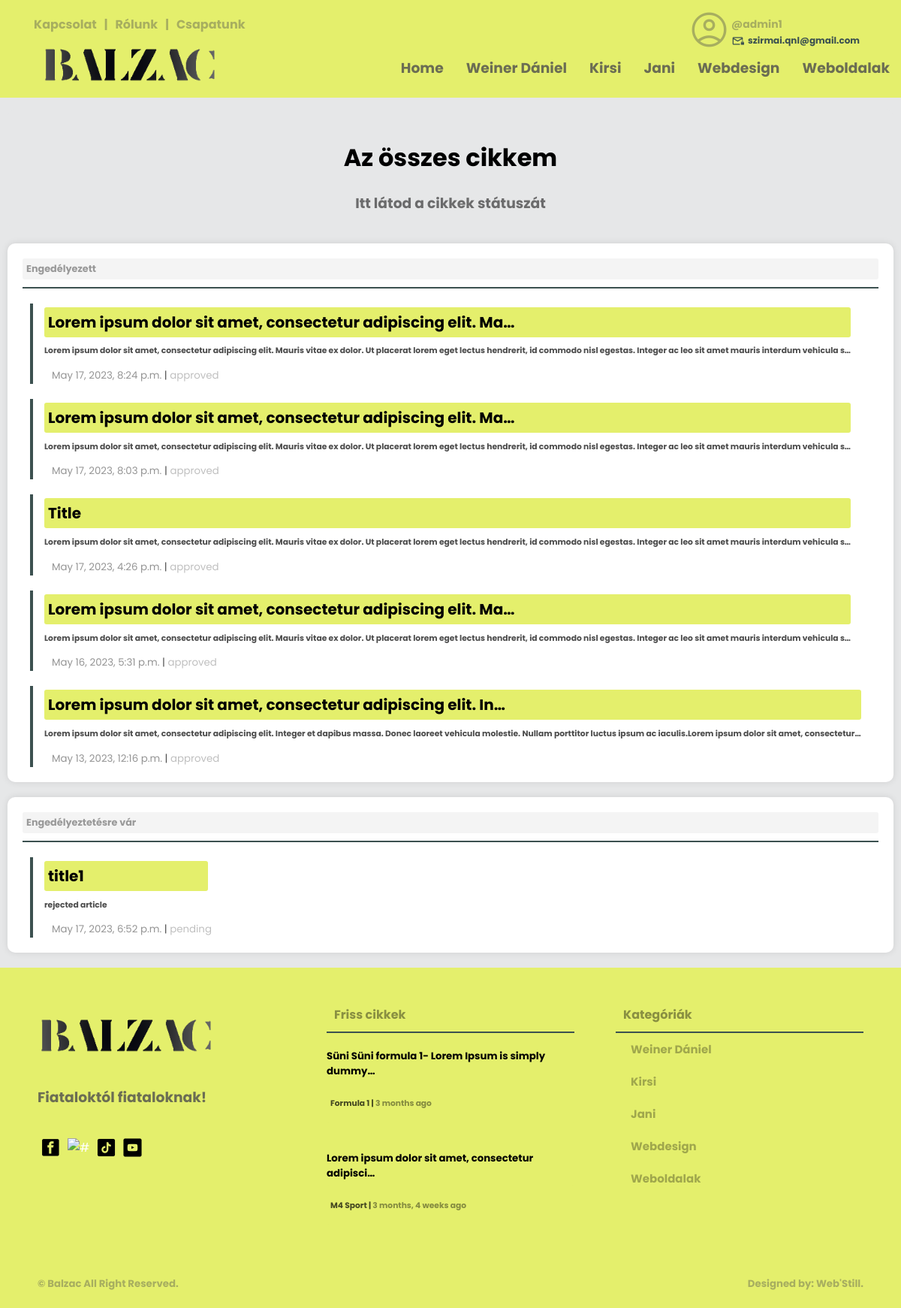
The page /auth/all-articles/ (signed in) on the database its author committed.
### creationboard/models.py (models this page shows, shortened)
class Category(models.Model):
    user = models.ForeignKey(User, null=True, on_delete=models.CASCADE)
    name = models.CharField(max_length=200)
    class Meta:
        ordering = ['-id']

class Article(models.Model):
    user = models.ForeignKey(User, on_delete=models.CASCADE)
    title = models.CharField(max_length=200)
    created = models.DateTimeField(auto_now_add=True, null=True)
    updated = models.DateTimeField(auto_now=True, null=True)
    articletype = models.CharField(null=False, blank=False, max_length=100)
    body = RichTextUploadingField(max_length=1000000) #ez itt lehetne RichTextUploadingField is
    indeximg = models.ImageField(upload_to="images/", default="images/home9.jpg")
    category = models.CharField(max_length=100, null=False, blank=False)
    status = models.CharField(max_length=10, choices=STATUS_CHOICES, default='pending')
    class Meta:
        ordering = ['-created']

### loginsystem/models.py (models this page shows, shortened)
class ArticleUser(models.Model):
    STATUS_CHOICES = (
        ('pending', 'Pending'),
        ('approved', 'Approved'),
        ('rejected', 'Rejected'),
    )
    user = models.ForeignKey(User, on_delete=models.CASCADE)
    created = models.DateTimeField(auto_now_add=True, null=True)
    updated = models.DateTimeField(auto_now=True, null=True)
    body = RichTextUploadingField(max_length=1000000, null=True)
    category = models.CharField(max_length=100, null=True, blank=False)
    title = models.CharField(max_length=200, null=True)
    status = models.CharField(max_length=10, choices=STATUS_CHOICES, default='pending')
    class Meta:
        ordering = ['created']

### loginsystem/views.py (the view)
# urls.py: path('all-articles/', views.allUserArticles, name="all-articles"),
def allUserArticles(request):
    footarticle = models.Article.objects.all()[0:2]
    navcategory = models.Category.objects.all()[0:5]
    approved = request.user.articleuser_set.filter(status='approved').order_by('-created')
    pending = request.user.articleuser_set.filter(status='pending').order_by('-created')
    rejected = request.user.articleuser_set.filter(status='rejected').order_by('-created')
    context = {'approved': approved, 'category2': navcategory, 'article4': footarticle, 'pending': pending, 'rejected': rejected}
    return render(request, 'log/all-articles.html', context)

### templates/log/all-articles.html (shortened to what this page needs)
{% load static %}
<!DOCTYPE html>
<html>
<head>
	<link rel="stylesheet" type="text/css" href="{% static 'main/style.css' %}">
</head>
<body>
	{% if approved or pending or rejected%}
	{% include 'main/navbar.html' %}
			<main>
				<div class="wrapper">
					<div class="row">
						<div class="card-04 backg">
							<h1 align="center">Az összes cikkem</h1>
							<h3 align="center">Itt látod a cikkek státuszát</h3>
						</div>
					</div>
					<div class="row">
						{% if approved %}
						<div class="card-04 topic-big-screen">
							<div class="box-title mb-3 pb-0">
								<h4 class="txt-black mb-0 m-0">Engedélyezett<h4>
							</div>
							{% for articleuser in approved%}
							<div class="article-with-pic-1">
								<div class="article-pic">
									<a href="{% url 'user-article' articleuser.title %}">
									</a>
								</div>
								<div class="pic-with-articles">
									<a href="{% url 'user-article' articleuser.title %}">
										<h5>{{ articleuser.title|truncatechars:60 }}</h5>
										<h6>{{ articleuser.body|truncatechars:200|safe }}</h6>
									</a>
									<small><span style="color: black;">{{ articleuser.created }}</span>  |  <span><a href="#">{{ articleuser.status }}</a></span></small>
								</div>
							</div>
							{% endfor %}
						</div>
						{% endif %}
					</div>
                    <div class="row">
						{% if pending %}
						<div class="card-04 topic-big-screen">
							<div class="box-title mb-3 pb-0">
								<h4 class="txt-black mb-0 m-0">Engedélyeztetésre vár<h4>
							</div>
							{% for articleuser in pending %}
							<div class="article-with-pic-1">
								<div class="article-pic">
									<a href="{% url 'user-article' articleuser.title %}">
									</a>
								</div>
								<div class="pic-with-articles">
									<a href="{% url 'user-article' articleuser.title %}">
										<h5>{{ articleuser.title|truncatechars:60 }}</h5>
										<h6>{{ articleuser.body|truncatechars:200|safe }}</h6>
									</a>
									<small><span style="color: black;">{{ articleuser.created }}</span>  |  <span><a href="#">{{ articleuser.status }}</a></span></small>
								</div>
							</div>
							{% endfor %}
						</div>
						{% endif %}
					</div>
			</main>
			{% include 'main/footer.html' %}
	{% endif %}
</body>
</html>

### templates/main/navbar.html (shortened to what this page needs)
{% load static %}
<div class="screen-big">
<nav>
    <div class="nav-one nav-flex">
        <div class="left flex">
            <ul class="top-header mt-0">
                <li><a href="{% url 'contact-us' %}"><h4>Kapcsolat</h4></a></li>
                <li><h4>|</h4></li>
                <li><a href="{% url 'about-us' %}"><h4>Rólunk</h4></a></li>
                <li><h4>|</h4></li>
                <li><a href="{% url 'team-index' %}"><h4>Csapatunk</h4></a></li>
            </ul>
        </div>
        <div class="right flex">
                <ul class="top-header">
                    {% if request.user.is_authenticated %}
                    <li>
                        <div class="header-profile-pic">
                            <div class="pic">
                                <span class="material-symbols-outlined">account_circle</span>
                            </div>
                            <div class="header-profile-info">
                                <h4><a href="{% url 'profile-page' request.user.username %}">@{{ request.user }}</a></h4>
                                <h6><a href=""><span class="material-symbols-outlined">mail_lock</span>{{ request.user.email }}</a></h6>
                            </div>
                        </div>
                    </li>
                    {% endif %}
                </ul>
        </div>
    </div>
    <div class="nav-two nav-flex">
        <div class="left flex">
            <ul>
                <a href="{% url 'index' %}"><li><img src="{% static 'main/pics/logo.png' %}" class="logo-img" alt="#" /></li>
            </ul>
        </div>
        <div class="right">
            <div class="social media">
                <ul>
                    <li><a href="{% url 'index' %}"><h3>Home</h3></a></li>
                    {% for category in category2 %}
                        <li><a href="{% url 'article-page' category.name %}"><h3>{{ category.name }}</h3></a></li>
                    {% endfor %}
                </ul>
            </div>
        </div>
    </div>
</nav>
</div>

### templates/main/footer.html
{% load static %}
<footer>
    <div class="footer">
        <div class="footer-cols footer-firts">
            <div class="col-01">
                <ul class="pd-0">
                    <a href="{% url 'index' %}"><li><img src="{% static 'main/pics/logo.png' %}" class="logo-img" alt="#" /></li>
                </ul>
                <h3>Fiataloktól fiataloknak!</h3>
                <ul class="foot-icon-margin pd-0">
                    <a href="https://www.facebook.com/profile.php?id=100090612766620" target="blank"><li><img src="{% static 'main/pics/facebook.png' %}" class="icon-img" alt="#" target="blank" /></a></li>
                    <a href="https://www.instagram.com/balzacponthu/" target="blank"><li><img src="{% static 'main/pics/instagram.png' %}" class="icon-img" alt="#" /></li></a>
                    <a href="https://www.tiktok.com/@balzac.ujsag" target="blank"><li><img src="{% static 'main/pics/tiktok.png' %}" class="icon-img" alt="#" /></li></a>
                    <a href="https://www.youtube.com/@balzacujsag" target="blank"><li><img src="{% static 'main/pics/youtube.png' %}" class="icon-img" alt="#" /></li></a>
                </ul>
            </div>
            <div class="col-02">
                <div class="box-title">
                    <h4 class="txt-black">Friss cikkek<h4>
                </div>
                {% for article in article4 %}
                <ul class="pd-0">
                    <li><a href="{% url 'article' article.id %}" class="footer-article-text">
                        <h5 class="mt-1 mb-1">{{ article.title|truncatechars:49 }}</h5>
                        <h6 class="m-0">{{ article.body|truncatechars:30|safe }}</h6>
                        <small class="black"><span><a href="{% url 'article-page' article.category %}" class="black">{{ article.category }} </a></span>  |  <span><a class="black"> {{ article.created|timesince }} ago</a></span></small>
                    </a></li>
                </ul>
                {% endfor %}
            </div>
            <div class="col-03">
                <div class="box-title">
                    <h4 class="txt-black">Kategóriák<h4>
                </div>
                <div class="box-categories">
                    <ul>
                        {% for category in category2 %}
                        <li><a href="{% url 'article-page' category.name %}" class="txt-black">{{ category.name }}</a></li>
                        {% endfor %}
                    </ul>
                </div>
            </div>
        </div>
        <div class="footer-second">
            <div>
                <h5><a href="#"> &copy; Balzac</a> All Right Reserved.<h5>
            </div>
            <div>
                <h5><a href="">Designed by: Web'Still.</a><h5>
            </div>
        </div>
    </div>
</footer>

### rows shown on the page
Category: name "Weiner Dániel"
Category: name "Kirsi"
Category: name "Jani"
Category: name "Webdesign"
Category: name "Weboldalak"
ArticleUser: title "Lorem ipsum dolor sit amet, consectetur adipiscing elit. Ma…", body "Lorem ipsum dolor sit amet, consectetur adipiscing elit. Mauris vitae ex dolor. Ut placerat lorem eget lectus hendrerit, id commodo nisl egestas. Integer ac leo sit amet mauris interdum vehicula s…", created "May 17, 2023, 8:24 p.m.", status "approved"
ArticleUser: title "Lorem ipsum dolor sit amet, consectetur adipiscing elit. Ma…", body "Lorem ipsum dolor sit amet, consectetur adipiscing elit. Mauris vitae ex dolor. Ut placerat lorem eget lectus hendrerit, id commodo nisl egestas. Integer ac leo sit amet mauris interdum vehicula s…", created "May 17, 2023, 8:03 p.m.", status "approved"
ArticleUser: title "Title", body "Lorem ipsum dolor sit amet, consectetur adipiscing elit. Mauris vitae ex dolor. Ut placerat lorem eget lectus hendrerit, id commodo nisl egestas. Integer ac leo sit amet mauris interdum vehicula s…", created "May 17, 2023, 4:26 p.m.", status "approved"
ArticleUser: title "Lorem ipsum dolor sit amet, consectetur adipiscing elit. Ma…", body "Lorem ipsum dolor sit amet, consectetur adipiscing elit. Mauris vitae ex dolor. Ut placerat lorem eget lectus hendrerit, id commodo nisl egestas. Integer ac leo sit amet mauris interdum vehicula s…", created "May 16, 2023, 5:31 p.m.", status "approved"
ArticleUser: title "Lorem ipsum dolor sit amet, consectetur adipiscing elit. In…", body "Lorem ipsum dolor sit amet, consectetur adipiscing elit. Integer et dapibus massa. Donec laoreet vehicula molestie. Nullam porttitor luctus ipsum ac iaculis.Lorem ipsum dolor sit amet, consectetur…", created "May 13, 2023, 12:16 p.m.", status "approved"
ArticleUser: title "title1", body "rejected article", created "May 17, 2023, 6:52 p.m.", status "pending"
Article: title "Süni Süni formula 1- Lorem Ipsum is simply dummy…", category "Formula 1", created "3 months"
Article: title "Lorem ipsum dolor sit amet, consectetur adipisci…", category "M4 Sport", created "3 months, 4 weeks"

### other values the page prints
{{ request.user }} "admin1"
{{ request.user.email }} "szirmai.qnl@gmail.com"
